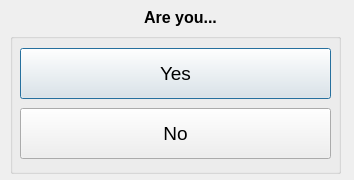
<?xml version="1.0" encoding="UTF-8"?>
<ui version="4.0">
 <class>YesNoDlg</class>
 <widget class="QDialog" name="YesNoDlg">
  <property name="geometry">
   <rect>
    <x>0</x>
    <y>0</y>
    <width>354</width>
    <height>180</height>
   </rect>
  </property>
  <property name="minimumSize">
   <size>
    <width>354</width>
    <height>180</height>
   </size>
  </property>
  <property name="maximumSize">
   <size>
    <width>354</width>
    <height>180</height>
   </size>
  </property>
  <property name="windowTitle">
   <string>Yes or No?</string>
  </property>
  <widget class="QGroupBox" name="groupBox">
   <property name="geometry">
    <rect>
     <x>10</x>
     <y>33</y>
     <width>331</width>
     <height>141</height>
    </rect>
   </property>
   <property name="title">
    <string/>
   </property>
   <widget class="QPushButton" name="yesBtn">
    <property name="geometry">
     <rect>
      <x>10</x>
      <y>15</y>
      <width>311</width>
      <height>51</height>
     </rect>
    </property>
    <property name="font">
     <font>
      <pointsize>14</pointsize>
     </font>
    </property>
    <property name="text">
     <string>Yes</string>
    </property>
   </widget>
   <widget class="QPushButton" name="noBtn">
    <property name="geometry">
     <rect>
      <x>10</x>
      <y>75</y>
      <width>311</width>
      <height>51</height>
     </rect>
    </property>
    <property name="font">
     <font>
      <pointsize>14</pointsize>
     </font>
    </property>
    <property name="text">
     <string>No</string>
    </property>
   </widget>
  </widget>
  <widget class="QLabel" name="msgLabel">
   <property name="geometry">
    <rect>
     <x>10</x>
     <y>2</y>
     <width>341</width>
     <height>31</height>
    </rect>
   </property>
   <property name="font">
    <font>
     <pointsize>12</pointsize>
     <weight>75</weight>
     <bold>true</bold>
    </font>
   </property>
   <property name="text">
    <string>Are you...</string>
   </property>
   <property name="alignment">
    <set>Qt::AlignCenter</set>
   </property>
  </widget>
 </widget>
 <resources/>
 <connections/>
</ui>
